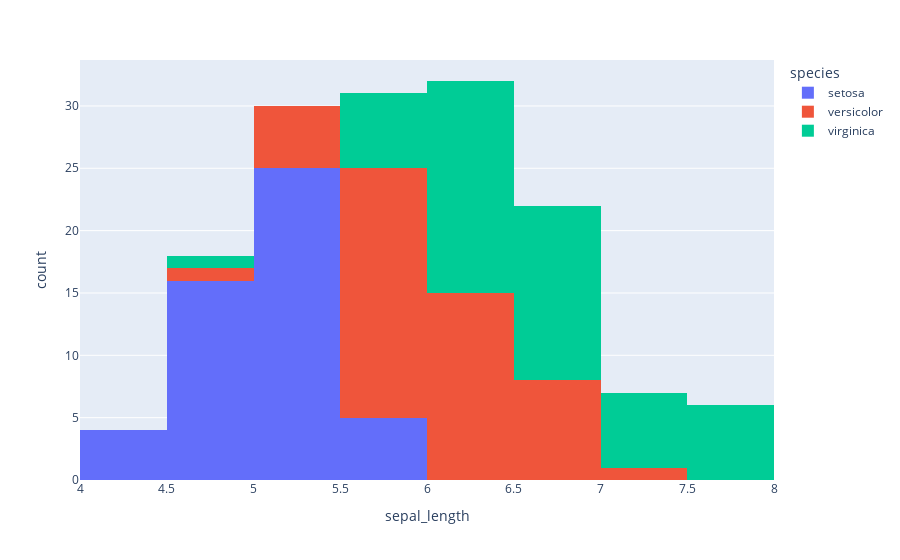

Here is the notebook cell this chart was saved with:
### Markdown cell above
## Histogram

### Code cell
fig6= px.histogram(df, x='sepal_length', color='species')
fig6.show()
#save the plot
fig6.write_image('./output/fig6.png', scale=3)

### Figure 1 — Plotly figure (JSON) as saved in the notebook; plotly's stock layout.template omitted (floating-point values rounded to 4 significant figures)
{"data": [{"bingroup": "x", "hovertemplate": "species=setosa<br>sepal_length=%{x}<br>count=%{y}<extra></extra>", "legendgroup": "setosa", "marker": {"color": "#636efa", "pattern": {"shape": ""}}, "name": "setosa", "orientation": "v", "showlegend": true, "type": "histogram", "x": [5.1, 4.9, 4.7, 4.6, 5.0, 5.4, 4.6, 5.0, 4.4, 4.9, 5.4, 4.8, 4.8, 4.3, 5.8, 5.7, 5.4, 5.1, 5.7, 5.1, 5.4, 5.1, 4.6, 5.1, 4.8, 5.0, 5.0, 5.2, 5.2, 4.7, 4.8, 5.4, 5.2, 5.5, 4.9, 5.0, 5.5, 4.9, 4.4, 5.1, 5.0, 4.5, 4.4, 5.0, 5.1, 4.8, 5.1, 4.6, 5.3, 5.0], "xaxis": "x", "yaxis": "y"}, {"bingroup": "x", "hovertemplate": "species=versicolor<br>sepal_length=%{x}<br>count=%{y}<extra></extra>", "legendgroup": "versicolor", "marker": {"color": "#EF553B", "pattern": {"shape": ""}}, "name": "versicolor", "orientation": "v", "showlegend": true, "type": "histogram", "x": [7.0, 6.4, 6.9, 5.5, 6.5, 5.7, 6.3, 4.9, 6.6, 5.2, 5.0, 5.9, 6.0, 6.1, 5.6, 6.7, 5.6, 5.8, 6.2, 5.6, 5.9, 6.1, 6.3, 6.1, 6.4, 6.6, 6.8, 6.7, 6.0, 5.7, 5.5, 5.5, 5.8, 6.0, 5.4, 6.0, 6.7, 6.3, 5.6, 5.5, 5.5, 6.1, 5.8, 5.0, 5.6, 5.7, 5.7, 6.2, 5.1, 5.7], "xaxis": "x", "yaxis": "y"}, {"bingroup": "x", "hovertemplate": "species=virginica<br>sepal_length=%{x}<br>count=%{y}<extra></extra>", "legendgroup": "virginica", "marker": {"color": "#00cc96", "pattern": {"shape": ""}}, "name": "virginica", "orientation": "v", "showlegend": true, "type": "histogram", "x": [6.3, 5.8, 7.1, 6.3, 6.5, 7.6, 4.9, 7.3, 6.7, 7.2, 6.5, 6.4, 6.8, 5.7, 5.8, 6.4, 6.5, 7.7, 7.7, 6.0, 6.9, 5.6, 7.7, 6.3, 6.7, 7.2, 6.2, 6.1, 6.4, 7.2, 7.4, 7.9, 6.4, 6.3, 6.1, 7.7, 6.3, 6.4, 6.0, 6.9, 6.7, 6.9, 5.8, 6.8, 6.7, 6.7, 6.3, 6.5, 6.2, 5.9], "xaxis": "x", "yaxis": "y"}], "layout": {"barmode": "relative", "legend": {"title": {"text": "species"}, "tracegroupgap": 0}, "margin": {"t": 60}, "xaxis": {"anchor": "y", "domain": [0, 1], "title": {"text": "sepal_length"}}, "yaxis": {"anchor": "x", "domain": [0, 1], "title": {"text": "count"}}}}
